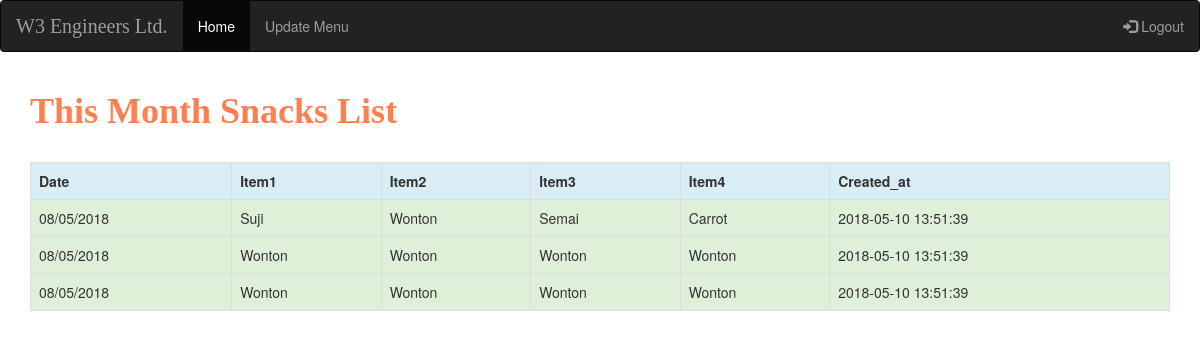
Screenshot of /view_menu/view_snacks_menu.php with the database file from the repository.
### tables this page shows
CREATE TABLE `snacks_menu` (
  `id` int(10) NOT NULL,
  `date` varchar(100) NOT NULL,
  `item1` varchar(100) NOT NULL,
  `item2` varchar(100) NOT NULL,
  `item3` varchar(100) NOT NULL,
  `item4` varchar(100) NOT NULL,
  `created_at` timestamp NOT NULL DEFAULT CURRENT_TIMESTAMP ON UPDATE CURRENT_TIMESTAMP
);

### view_menu/view_snacks_menu.php (the view, shortened to what this page needs)
<?php
$connect=mysqli_connect("localhost","root","","w3_lunch");
$query="select * from snacks_menu";
$result=mysqli_query($connect,$query);
?>
<!DOCTYPE html>
<html lang="en">
<head>
    <link rel="stylesheet" href="https://maxcdn.bootstrapcdn.com/bootstrap/3.3.7/css/bootstrap.min.css">
    <link rel="stylesheet" type="text/css" href="../css/home.css">
</head>
<body>
<nav class="navbar navbar-inverse">
    <div class="container-fluid">
        <div class="navbar-header">
            <a class="navbar-brand w3_engineers" href="../index.php">W3 Engineers Ltd.</a>
        </div>
        <ul class="nav navbar-nav">
            <li class="active"><a href="../login_dashboard.php">Home</a></li>
            <li><a href="../update_menu/update_lunch_menu.php" id="menu_update"> Update Menu</a> </li>
        </ul>
        <ul class="nav navbar-nav navbar-right">
            <li><a href="../index.php"><span class="glyphicon glyphicon-log-in"></span> Logout</a></li>
        </ul>
    </div>
</nav>
<div class="container">
    <h1 class="lunch_header">This Month Snacks List</h1>
    <br>
    <div class="table-responsive">
        <table class="table table-bordered table-striped">
            <tr>
                <th class="info">Date</th>
                <th class="info">Item1</th>
                <th class="info">Item2</th>
                <th class="info">Item3</th>
                <th class="info">Item4</th>
                <th class="info">Created_at</th>
            </tr>
            <?php
            while($row = mysqli_fetch_array($result))
            {
                echo '
      <tr class="success">
       <td>'.$row["date"].'</td>
       <td>'.$row["item1"].'</td>
       <td>'.$row["item2"].'</td>
        <td>'.$row["item3"].'</td>
         <td>'.$row["item4"].'</td>
          <td>'.$row["created_at"].'</td>
      </tr>
      ';
            }
            ?>
        </table>
    </div>
</div>
</body>
</html>

### css/home.css (style rules this page uses)
.w3_engineers { font-family: Consolas; font-size: 20px; }
.lunch_header { font-family: Consolas; font-weight: bold; color: coral; }

### rows the page displays
snacks_menu: date "08/05/2018", item1 "Suji", item2 "Wonton", item3 "Semai", item4 "Carrot", created_at "2018-05-10 13:51:39"
snacks_menu: date "08/05/2018", item1 "Wonton", item2 "Wonton", item3 "Wonton", item4 "Wonton", created_at "2018-05-10 13:51:39"
snacks_menu: date "08/05/2018", item1 "Wonton", item2 "Wonton", item3 "Wonton", item4 "Wonton", created_at "2018-05-10 13:51:39"
